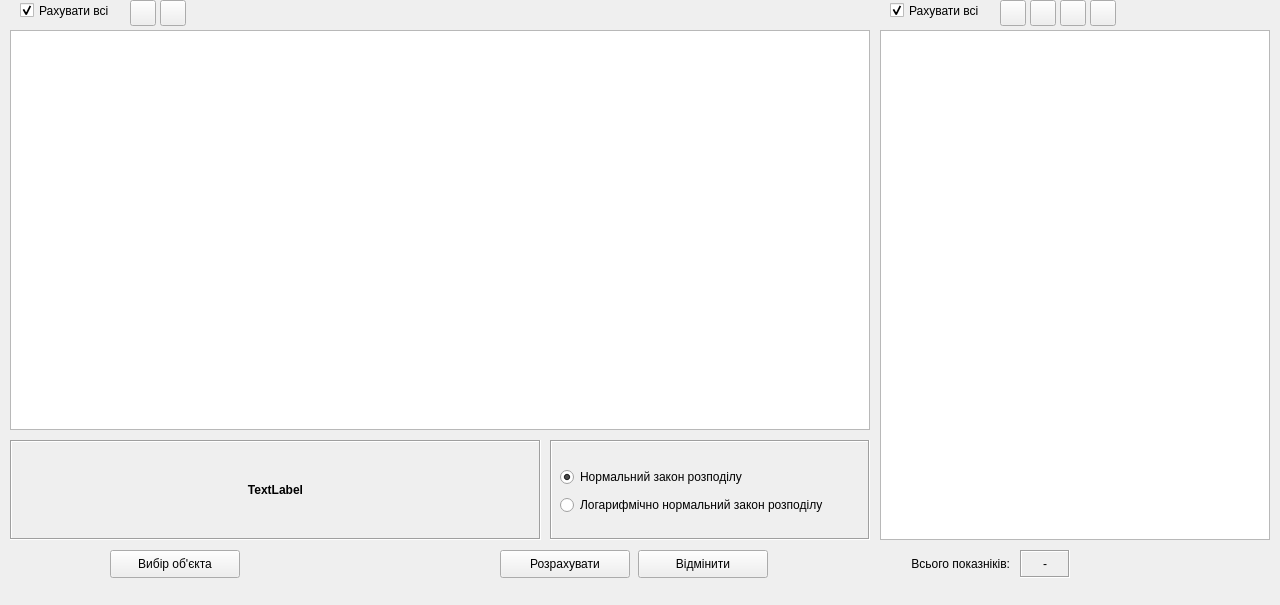
  <widget class="QWidget" name="page">
   <property name="geometry">
    <rect>
     <x>0</x>
     <y>0</y>
     <width>1280</width>
     <height>605</height>
    </rect>
   </property>
   <attribute name="label">
    <string>Обчислення нормативних та розрахункових значень характеристик ґрунтів, представлених однієї величиною</string>
   </attribute>
   <widget class="QLabel" name="label_4">
    <property name="geometry">
     <rect>
      <x>890</x>
      <y>550</y>
      <width>120</width>
      <height>28</height>
     </rect>
    </property>
    <property name="text">
     <string>Всього показніків:</string>
    </property>
    <property name="alignment">
     <set>Qt::AlignRight|Qt::AlignTrailing|Qt::AlignVCenter</set>
    </property>
   </widget>
   <widget class="QToolButton" name="toolButton_7">
    <property name="geometry">
     <rect>
      <x>1000</x>
      <y>0</y>
      <width>26</width>
      <height>26</height>
     </rect>
    </property>
    <property name="toolTip">
     <string>Додати рядок до таблиці результатів випробувань грунтів</string>
    </property>
    <property name="statusTip">
     <string>Додавання рядка до таблиці</string>
    </property>
    <property name="locale">
     <locale language="Ukrainian" country="Ukraine"/>
    </property>
    <property name="text">
     <string/>
    </property>
    <property name="icon">
     <iconset>
      <normaloff>../icons/16x16/actions/list-add.png</normaloff>../icons/16x16/actions/list-add.png</iconset>
    </property>
    <property name="arrowType">
     <enum>Qt::NoArrow</enum>
    </property>
   </widget>
   <widget class="QToolButton" name="toolButton_8">
    <property name="geometry">
     <rect>
      <x>130</x>
      <y>0</y>
      <width>26</width>
      <height>26</height>
     </rect>
    </property>
    <property name="toolTip">
     <string>Додати рядок до таблиці інженерно-геологічних елементів</string>
    </property>
    <property name="statusTip">
     <string>Додавання рядка до таблиці</string>
    </property>
    <property name="locale">
     <locale language="Ukrainian" country="Ukraine"/>
    </property>
    <property name="text">
     <string/>
    </property>
    <property name="icon">
     <iconset>
      <normaloff>../icons/16x16/actions/list-add.png</normaloff>../icons/16x16/actions/list-add.png</iconset>
    </property>
    <property name="arrowType">
     <enum>Qt::NoArrow</enum>
    </property>
   </widget>
   <widget class="QCheckBox" name="checkBox_3">
    <property name="geometry">
     <rect>
      <x>20</x>
      <y>0</y>
      <width>105</width>
      <height>21</height>
     </rect>
    </property>
    <property name="text">
     <string>Рахувати всі</string>
    </property>
    <property name="checked">
     <bool>true</bool>
    </property>
   </widget>
   <widget class="QToolButton" name="toolButton_9">
    <property name="geometry">
     <rect>
      <x>1090</x>
      <y>0</y>
      <width>26</width>
      <height>26</height>
     </rect>
    </property>
    <property name="toolTip">
     <string>Вилучити всі рядки з таблиці</string>
    </property>
    <property name="statusTip">
     <string>Вилучення всіх рядків з таблиці результатів зрізних випробувань</string>
    </property>
    <property name="text">
     <string/>
    </property>
    <property name="icon">
     <iconset>
      <normaloff>../icons/16x16/actions/edit-table-delete-row.png</normaloff>../icons/16x16/actions/edit-table-delete-row.png</iconset>
    </property>
   </widget>
   <widget class="QPushButton" name="pushButton_4">
    <property name="geometry">
     <rect>
      <x>110</x>
      <y>550</y>
      <width>130</width>
      <height>28</height>
     </rect>
    </property>
    <property name="text">
     <string>Вибір об'єкта</string>
    </property>
    <property name="icon">
     <iconset>
      <normaloff>../icons/16x16/categories/crane.png</normaloff>../icons/16x16/categories/crane.png</iconset>
    </property>
   </widget>
   <widget class="QLabel" name="label_5">
    <property name="geometry">
     <rect>
      <x>1020</x>
      <y>550</y>
      <width>50</width>
      <height>28</height>
     </rect>
    </property>
    <property name="frameShape">
     <enum>QFrame::Box</enum>
    </property>
    <property name="frameShadow">
     <enum>QFrame::Sunken</enum>
    </property>
    <property name="text">
     <string>-</string>
    </property>
    <property name="alignment">
     <set>Qt::AlignCenter</set>
    </property>
   </widget>
   <widget class="QLabel" name="label_6">
    <property name="geometry">
     <rect>
      <x>10</x>
      <y>440</y>
      <width>531</width>
      <height>100</height>
     </rect>
    </property>
    <property name="font">
     <font>
      <weight>75</weight>
      <bold>true</bold>
     </font>
    </property>
    <property name="frameShape">
     <enum>QFrame::Box</enum>
    </property>
    <property name="frameShadow">
     <enum>QFrame::Sunken</enum>
    </property>
    <property name="text">
     <string>TextLabel</string>
    </property>
    <property name="alignment">
     <set>Qt::AlignCenter</set>
    </property>
    <property name="wordWrap">
     <bool>true</bool>
    </property>
    <property name="margin">
     <number>3</number>
    </property>
    <property name="textInteractionFlags">
     <set>Qt::TextSelectableByMouse</set>
    </property>
   </widget>
   <widget class="QToolButton" name="toolButton_10">
    <property name="geometry">
     <rect>
      <x>160</x>
      <y>0</y>
      <width>26</width>
      <height>26</height>
     </rect>
    </property>
    <property name="toolTip">
     <string>Вилучити рядок з таблиці інженерно-геологічних елементів</string>
    </property>
    <property name="statusTip">
     <string>Вилучення рядка з таблиці</string>
    </property>
    <property name="text">
     <string/>
    </property>
    <property name="icon">
     <iconset>
      <normaloff>../icons/16x16/actions/list-remove.png</normaloff>../icons/16x16/actions/list-remove.png</iconset>
    </property>
   </widget>
   <widget class="QToolButton" name="toolButton_11">
    <property name="geometry">
     <rect>
      <x>1030</x>
      <y>0</y>
      <width>26</width>
      <height>26</height>
     </rect>
    </property>
    <property name="toolTip">
     <string>Вилучити рядок з таблиці результатів випробувань грунтів</string>
    </property>
    <property name="statusTip">
     <string>Вилучення рядка з таблиці</string>
    </property>
    <property name="text">
     <string/>
    </property>
    <property name="icon">
     <iconset>
      <normaloff>../icons/16x16/actions/list-remove.png</normaloff>../icons/16x16/actions/list-remove.png</iconset>
    </property>
   </widget>
   <widget class="QCheckBox" name="checkBox_4">
    <property name="geometry">
     <rect>
      <x>890</x>
      <y>0</y>
      <width>105</width>
      <height>21</height>
     </rect>
    </property>
    <property name="text">
     <string>Рахувати всі</string>
    </property>
    <property name="checked">
     <bool>true</bool>
    </property>
   </widget>
   <widget class="QPushButton" name="pushButton_5">
    <property name="geometry">
     <rect>
      <x>500</x>
      <y>550</y>
      <width>130</width>
      <height>28</height>
     </rect>
    </property>
    <property name="text">
     <string>Розрахувати</string>
    </property>
    <property name="icon">
     <iconset>
      <normaloff>../icons/16x16/apps/accessories-calculator.png</normaloff>../icons/16x16/apps/accessories-calculator.png</iconset>
    </property>
   </widget>
   <widget class="QTableView" name="tableFiz">
    <property name="geometry">
     <rect>
      <x>880</x>
      <y>30</y>
      <width>390</width>
      <height>510</height>
     </rect>
    </property>
    <attribute name="verticalHeaderDefaultSectionSize">
     <number>25</number>
    </attribute>
   </widget>
   <widget class="QPushButton" name="pushButton_6">
    <property name="geometry">
     <rect>
      <x>638</x>
      <y>550</y>
      <width>130</width>
      <height>28</height>
     </rect>
    </property>
    <property name="text">
     <string>Відмінити</string>
    </property>
    <property name="icon">
     <iconset>
      <normaloff>../icons/16x16/actions/dialog-cancel.png</normaloff>../icons/16x16/actions/dialog-cancel.png</iconset>
    </property>
   </widget>
   <widget class="QTableView" name="tableIGEFiz">
    <property name="geometry">
     <rect>
      <x>10</x>
      <y>30</y>
      <width>860</width>
      <height>400</height>
     </rect>
    </property>
    <property name="locale">
     <locale language="Ukrainian" country="Ukraine"/>
    </property>
    <attribute name="verticalHeaderDefaultSectionSize">
     <number>25</number>
    </attribute>
   </widget>
   <widget class="QToolButton" name="toolButton_12">
    <property name="geometry">
     <rect>
      <x>1060</x>
      <y>0</y>
      <width>26</width>
      <height>26</height>
     </rect>
    </property>
    <property name="toolTip">
     <string>Імпортувати дані з файлу формату CSV</string>
    </property>
    <property name="statusTip">
     <string>Імпортує дані з файлу формату CSV</string>
    </property>
    <property name="text">
     <string/>
    </property>
    <property name="icon">
     <iconset>
      <normaloff>../icons/16x16/actions/document-import.png</normaloff>../icons/16x16/actions/document-import.png</iconset>
    </property>
   </widget>
   <widget class="QFrame" name="frame_2">
    <property name="geometry">
     <rect>
      <x>550</x>
      <y>440</y>
      <width>320</width>
      <height>100</height>
     </rect>
    </property>
    <property name="frameShape">
     <enum>QFrame::Box</enum>
    </property>
    <property name="frameShadow">
     <enum>QFrame::Sunken</enum>
    </property>
    <widget class="QRadioButton" name="radioButton_5">
     <property name="geometry">
      <rect>
       <x>10</x>
       <y>26</y>
       <width>300</width>
       <height>22</height>
      </rect>
     </property>
     <property name="text">
      <string>Нормальний закон розподілу</string>
     </property>
     <property name="checked">
      <bool>true</bool>
     </property>
    </widget>
    <widget class="QRadioButton" name="radioButton_6">
     <property name="geometry">
      <rect>
       <x>10</x>
       <y>54</y>
       <width>300</width>
       <height>22</height>
      </rect>
     </property>
     <property name="text">
      <string>Логарифмічно нормальний закон розподілу</string>
     </property>
    </widget>
   </widget>
  </widget>
